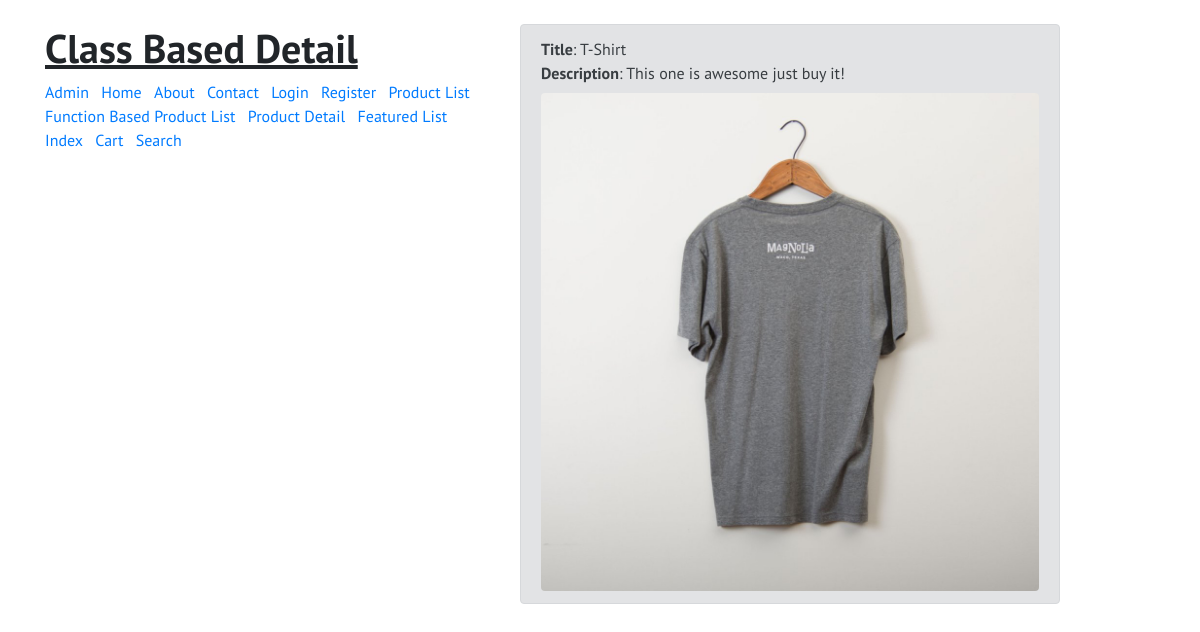
Page /products/t-shirt on the committed database.
### products/models.py (models this page shows, shortened)
class Product(models.Model):
	title = models.CharField(max_length=120)
	slug = models.SlugField(null=True, blank=True)
	description = models.TextField()
	price = models.DecimalField(decimal_places=2, max_digits=20, default=39.99)
	image = models.ImageField(upload_to='products/', null=True, blank=True)
	featured = models.BooleanField(default=False)
	def __str__(self):
		return self.title

### products/views.py (the view)
# urls.py: path('<slug:slug>', views.ProductDetailView.as_view(), name='product_detail'),
class ProductDetailView(DetailView):
	queryset = Product.objects.all()
	template_name = "products/detail.html"
	def get_context_data(self, **kwargs):
		context = super().get_context_data(**kwargs)
		print(context)
		context["title"] = "Class Based Detail"
		return context

### products/templates/products/detail.html (shortened to what this page needs)
<!doctype html>
{% load static %}
<html lang="en">
  <head>
    <link rel="stylesheet" href="https://stackpath.bootstrapcdn.com/bootstrap/4.1.3/css/bootstrap.min.css">
  </head>
  <body>
    <div class="container mt-4">
      <div class="row">
        <div class="col-5">
          <h1><b><u>{{ title }}</u></b></h1>
          {% include "nav.html" %}
        </div>
        <div class="col-6">
          <div class="alert alert-secondary" role="alert">
            <b>Title</b>: {{ object.title }} <br>
            <b>Description</b>: {{ object.description }} <br>
            {% if object.image %}
            <img src="{{ object.image.url }}" class="img-fluid mt-2 rounded" alt="">
            {% endif %}
          </div>
        </div>
      </div>
    </div>
  </body>
</html>

### products/templates/products/detail.html (style rules this page uses)
body { font-family: 'PT Sans', sans-serif; }

### rows in the picture
Product: title "T-Shirt", description "This one is awesome just buy it!", image (picture)

### other values in the picture
{{ title }} "Class Based Detail"
